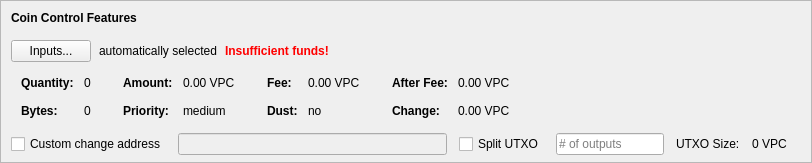
    <widget class="QFrame" name="frameCoinControl">
     <property name="sizePolicy">
      <sizepolicy hsizetype="Expanding" vsizetype="Expanding">
       <horstretch>0</horstretch>
       <verstretch>0</verstretch>
      </sizepolicy>
     </property>
     <property name="maximumSize">
      <size>
       <width>16777215</width>
       <height>16777215</height>
      </size>
     </property>
     <property name="frameShape">
      <enum>QFrame::StyledPanel</enum>
     </property>
     <property name="frameShadow">
      <enum>QFrame::Sunken</enum>
     </property>
     <layout class="QVBoxLayout" name="verticalLayoutCoinControl2">
      <property name="spacing">
       <number>0</number>
      </property>
      <property name="leftMargin">
       <number>0</number>
      </property>
      <property name="topMargin">
       <number>0</number>
      </property>
      <property name="rightMargin">
       <number>0</number>
      </property>
      <property name="bottomMargin">
       <number>6</number>
      </property>
      <item>
       <layout class="QVBoxLayout" name="verticalLayoutCoinControl" stretch="0,0,0,0,1">
        <property name="spacing">
         <number>0</number>
        </property>
        <property name="leftMargin">
         <number>10</number>
        </property>
        <property name="topMargin">
         <number>10</number>
        </property>
        <item>
         <layout class="QHBoxLayout" name="horizontalLayoutCoinControl1">
          <property name="bottomMargin">
           <number>15</number>
          </property>
          <item>
           <widget class="QLabel" name="labelCoinControlFeatures">
            <property name="sizePolicy">
             <sizepolicy hsizetype="Preferred" vsizetype="Maximum">
              <horstretch>0</horstretch>
              <verstretch>0</verstretch>
             </sizepolicy>
            </property>
            <property name="font">
             <font>
              <weight>75</weight>
              <bold>true</bold>
             </font>
            </property>
            <property name="styleSheet">
             <string notr="true">font-weight:bold;</string>
            </property>
            <property name="text">
             <string>Coin Control Features</string>
            </property>
           </widget>
          </item>
         </layout>
        </item>
        <item>
         <layout class="QHBoxLayout" name="horizontalLayoutCoinControl2" stretch="0,0,0,0">
          <property name="spacing">
           <number>8</number>
          </property>
          <property name="bottomMargin">
           <number>10</number>
          </property>
          <item>
           <widget class="QPushButton" name="pushButtonCoinControl">
            <property name="styleSheet">
             <string notr="true"/>
            </property>
            <property name="text">
             <string>Inputs...</string>
            </property>
            <property name="autoDefault">
             <bool>false</bool>
            </property>
           </widget>
          </item>
          <item>
           <widget class="QLabel" name="labelCoinControlAutomaticallySelected">
            <property name="text">
             <string>automatically selected</string>
            </property>
            <property name="margin">
             <number>5</number>
            </property>
           </widget>
          </item>
          <item>
           <widget class="QLabel" name="labelCoinControlInsuffFunds">
            <property name="font">
             <font>
              <weight>75</weight>
              <bold>true</bold>
             </font>
            </property>
            <property name="styleSheet">
             <string notr="true">color:red;font-weight:bold;</string>
            </property>
            <property name="text">
             <string>Insufficient funds!</string>
            </property>
            <property name="margin">
             <number>5</number>
            </property>
           </widget>
          </item>
          <item>
           <spacer name="horizontalSpacerCoinControl">
            <property name="orientation">
             <enum>Qt::Horizontal</enum>
            </property>
            <property name="sizeHint" stdset="0">
             <size>
              <width>40</width>
              <height>1</height>
             </size>
            </property>
           </spacer>
          </item>
         </layout>
        </item>
        <item>
         <widget class="QWidget" name="widgetCoinControl" native="true">
          <property name="sizePolicy">
           <sizepolicy hsizetype="Preferred" vsizetype="Preferred">
            <horstretch>0</horstretch>
            <verstretch>0</verstretch>
           </sizepolicy>
          </property>
          <property name="minimumSize">
           <size>
            <width>0</width>
            <height>0</height>
           </size>
          </property>
          <property name="styleSheet">
           <string notr="true"/>
          </property>
          <layout class="QHBoxLayout" name="horizontalLayoutCoinControl5">
           <property name="leftMargin">
            <number>0</number>
           </property>
           <property name="topMargin">
            <number>0</number>
           </property>
           <property name="rightMargin">
            <number>0</number>
           </property>
           <property name="bottomMargin">
            <number>0</number>
           </property>
           <item>
            <layout class="QHBoxLayout" name="horizontalLayoutCoinControl3" stretch="0,0,0,1">
             <property name="spacing">
              <number>20</number>
             </property>
             <property name="topMargin">
              <number>0</number>
             </property>
             <property name="bottomMargin">
              <number>10</number>
             </property>
             <item>
              <layout class="QFormLayout" name="formLayoutCoinControl1">
               <property name="horizontalSpacing">
                <number>10</number>
               </property>
               <property name="verticalSpacing">
                <number>14</number>
               </property>
               <property name="leftMargin">
                <number>10</number>
               </property>
               <property name="topMargin">
                <number>4</number>
               </property>
               <property name="rightMargin">
                <number>6</number>
               </property>
               <item row="0" column="0">
                <widget class="QLabel" name="labelCoinControlQuantityText">
                 <property name="font">
                  <font>
                   <weight>75</weight>
                   <bold>true</bold>
                  </font>
                 </property>
                 <property name="text">
                  <string>Quantity:</string>
                 </property>
                 <property name="margin">
                  <number>0</number>
                 </property>
                </widget>
               </item>
               <item row="0" column="1">
                <widget class="QLabel" name="labelCoinControlQuantity">
                 <property name="cursor">
                  <cursorShape>IBeamCursor</cursorShape>
                 </property>
                 <property name="contextMenuPolicy">
                  <enum>Qt::ActionsContextMenu</enum>
                 </property>
                 <property name="text">
                  <string notr="true">0</string>
                 </property>
                 <property name="margin">
                  <number>0</number>
                 </property>
                 <property name="textInteractionFlags">
                  <set>Qt::LinksAccessibleByMouse|Qt::TextSelectableByKeyboard|Qt::TextSelectableByMouse</set>
                 </property>
                </widget>
               </item>
               <item row="1" column="0">
                <widget class="QLabel" name="labelCoinControlBytesText">
                 <property name="font">
                  <font>
                   <weight>75</weight>
                   <bold>true</bold>
                  </font>
                 </property>
                 <property name="text">
                  <string>Bytes:</string>
                 </property>
                </widget>
               </item>
               <item row="1" column="1">
                <widget class="QLabel" name="labelCoinControlBytes">
                 <property name="cursor">
                  <cursorShape>IBeamCursor</cursorShape>
                 </property>
                 <property name="contextMenuPolicy">
                  <enum>Qt::ActionsContextMenu</enum>
                 </property>
                 <property name="text">
                  <string notr="true">0</string>
                 </property>
                 <property name="textInteractionFlags">
                  <set>Qt::LinksAccessibleByMouse|Qt::TextSelectableByKeyboard|Qt::TextSelectableByMouse</set>
                 </property>
                </widget>
               </item>
              </layout>
             </item>
             <item>
              <layout class="QFormLayout" name="formLayoutCoinControl2">
               <property name="horizontalSpacing">
                <number>10</number>
               </property>
               <property name="verticalSpacing">
                <number>14</number>
               </property>
               <property name="leftMargin">
                <number>6</number>
               </property>
               <property name="topMargin">
                <number>4</number>
               </property>
               <property name="rightMargin">
                <number>6</number>
               </property>
               <item row="0" column="0">
                <widget class="QLabel" name="labelCoinControlAmountText">
                 <property name="font">
                  <font>
                   <weight>75</weight>
                   <bold>true</bold>
                  </font>
                 </property>
                 <property name="text">
                  <string>Amount:</string>
                 </property>
                 <property name="margin">
                  <number>0</number>
                 </property>
                </widget>
               </item>
               <item row="0" column="1">
                <widget class="QLabel" name="labelCoinControlAmount">
                 <property name="cursor">
                  <cursorShape>IBeamCursor</cursorShape>
                 </property>
                 <property name="contextMenuPolicy">
                  <enum>Qt::ActionsContextMenu</enum>
                 </property>
                 <property name="text">
                  <string notr="true">0.00 VPC</string>
                 </property>
                 <property name="textInteractionFlags">
                  <set>Qt::LinksAccessibleByMouse|Qt::TextSelectableByKeyboard|Qt::TextSelectableByMouse</set>
                 </property>
                </widget>
               </item>
               <item row="1" column="0">
                <widget class="QLabel" name="labelCoinControlPriorityText">
                 <property name="font">
                  <font>
                   <weight>75</weight>
                   <bold>true</bold>
                  </font>
                 </property>
                 <property name="text">
                  <string>Priority:</string>
                 </property>
                </widget>
               </item>
               <item row="1" column="1">
                <widget class="QLabel" name="labelCoinControlPriority">
                 <property name="cursor">
                  <cursorShape>IBeamCursor</cursorShape>
                 </property>
                 <property name="contextMenuPolicy">
                  <enum>Qt::ActionsContextMenu</enum>
                 </property>
                 <property name="text">
                  <string>medium</string>
                 </property>
                 <property name="textInteractionFlags">
                  <set>Qt::LinksAccessibleByMouse|Qt::TextSelectableByKeyboard|Qt::TextSelectableByMouse</set>
                 </property>
                </widget>
               </item>
              </layout>
             </item>
             <item>
              <layout class="QFormLayout" name="formLayoutCoinControl3">
               <property name="horizontalSpacing">
                <number>10</number>
               </property>
               <property name="verticalSpacing">
                <number>14</number>
               </property>
               <property name="leftMargin">
                <number>6</number>
               </property>
               <property name="topMargin">
                <number>4</number>
               </property>
               <property name="rightMargin">
                <number>6</number>
               </property>
               <item row="0" column="0">
                <widget class="QLabel" name="labelCoinControlFeeText">
                 <property name="font">
                  <font>
                   <weight>75</weight>
                   <bold>true</bold>
                  </font>
                 </property>
                 <property name="text">
                  <string>Fee:</string>
                 </property>
                 <property name="margin">
                  <number>0</number>
                 </property>
                </widget>
               </item>
               <item row="0" column="1">
                <widget class="QLabel" name="labelCoinControlFee">
                 <property name="cursor">
                  <cursorShape>IBeamCursor</cursorShape>
                 </property>
                 <property name="contextMenuPolicy">
                  <enum>Qt::ActionsContextMenu</enum>
                 </property>
                 <property name="text">
                  <string notr="true">0.00 VPC</string>
                 </property>
                 <property name="textInteractionFlags">
                  <set>Qt::LinksAccessibleByMouse|Qt::TextSelectableByKeyboard|Qt::TextSelectableByMouse</set>
                 </property>
                </widget>
               </item>
               <item row="1" column="0">
                <widget class="QLabel" name="labelCoinControlLowOutputText">
                 <property name="font">
                  <font>
                   <weight>75</weight>
                   <bold>true</bold>
                  </font>
                 </property>
                 <property name="text">
                  <string>Dust:</string>
                 </property>
                </widget>
               </item>
               <item row="1" column="1">
                <widget class="QLabel" name="labelCoinControlLowOutput">
                 <property name="cursor">
                  <cursorShape>IBeamCursor</cursorShape>
                 </property>
                 <property name="contextMenuPolicy">
                  <enum>Qt::ActionsContextMenu</enum>
                 </property>
                 <property name="text">
                  <string>no</string>
                 </property>
                 <property name="textInteractionFlags">
                  <set>Qt::LinksAccessibleByMouse|Qt::TextSelectableByKeyboard|Qt::TextSelectableByMouse</set>
                 </property>
                </widget>
               </item>
              </layout>
             </item>
             <item>
              <layout class="QFormLayout" name="formLayoutCoinControl4">
               <property name="horizontalSpacing">
                <number>10</number>
               </property>
               <property name="verticalSpacing">
                <number>14</number>
               </property>
               <property name="leftMargin">
                <number>6</number>
               </property>
               <property name="topMargin">
                <number>4</number>
               </property>
               <property name="rightMargin">
                <number>6</number>
               </property>
               <item row="0" column="0">
                <widget class="QLabel" name="labelCoinControlAfterFeeText">
                 <property name="font">
                  <font>
                   <weight>75</weight>
                   <bold>true</bold>
                  </font>
                 </property>
                 <property name="text">
                  <string>After Fee:</string>
                 </property>
                 <property name="margin">
                  <number>0</number>
                 </property>
                </widget>
               </item>
               <item row="0" column="1">
                <widget class="QLabel" name="labelCoinControlAfterFee">
                 <property name="cursor">
                  <cursorShape>IBeamCursor</cursorShape>
                 </property>
                 <property name="contextMenuPolicy">
                  <enum>Qt::ActionsContextMenu</enum>
                 </property>
                 <property name="text">
                  <string notr="true">0.00 VPC</string>
                 </property>
                 <property name="textInteractionFlags">
                  <set>Qt::LinksAccessibleByMouse|Qt::TextSelectableByKeyboard|Qt::TextSelectableByMouse</set>
                 </property>
                </widget>
               </item>
               <item row="1" column="0">
                <widget class="QLabel" name="labelCoinControlChangeText">
                 <property name="font">
                  <font>
                   <weight>75</weight>
                   <bold>true</bold>
                  </font>
                 </property>
                 <property name="text">
                  <string>Change:</string>
                 </property>
                </widget>
               </item>
               <item row="1" column="1">
                <widget class="QLabel" name="labelCoinControlChange">
                 <property name="cursor">
                  <cursorShape>IBeamCursor</cursorShape>
                 </property>
                 <property name="contextMenuPolicy">
                  <enum>Qt::ActionsContextMenu</enum>
                 </property>
                 <property name="text">
                  <string notr="true">0.00 VPC</string>
                 </property>
                 <property name="textInteractionFlags">
                  <set>Qt::LinksAccessibleByMouse|Qt::TextSelectableByKeyboard|Qt::TextSelectableByMouse</set>
                 </property>
                </widget>
               </item>
              </layout>
             </item>
            </layout>
           </item>
          </layout>
         </widget>
        </item>
        <item>
         <layout class="QHBoxLayout" name="horizontalLayoutCoinControl4" stretch="0,0,0,0,0,0,0">
          <property name="spacing">
           <number>12</number>
          </property>
          <property name="sizeConstraint">
           <enum>QLayout::SetDefaultConstraint</enum>
          </property>
          <property name="topMargin">
           <number>5</number>
          </property>
          <property name="rightMargin">
           <number>5</number>
          </property>
          <item>
           <widget class="QCheckBox" name="checkBoxCoinControlChange">
            <property name="toolTip">
             <string>If this is activated, but the change address is empty or invalid, change will be sent to a newly generated address.</string>
            </property>
            <property name="text">
             <string>Custom change address</string>
            </property>
           </widget>
          </item>
          <item>
           <widget class="QValidatedLineEdit" name="lineEditCoinControlChange">
            <property name="enabled">
             <bool>false</bool>
            </property>
            <property name="sizePolicy">
             <sizepolicy hsizetype="Expanding" vsizetype="Fixed">
              <horstretch>0</horstretch>
              <verstretch>0</verstretch>
             </sizepolicy>
            </property>
           </widget>
          </item>
          <item>
           <widget class="QCheckBox" name="splitBlockCheckBox">
            <property name="text">
             <string>Split UTXO</string>
            </property>
           </widget>
          </item>
          <item>
           <widget class="QLineEdit" name="splitBlockLineEdit">
            <property name="sizePolicy">
             <sizepolicy hsizetype="Fixed" vsizetype="Fixed">
              <horstretch>50</horstretch>
              <verstretch>0</verstretch>
             </sizepolicy>
            </property>
            <property name="placeholderText">
             <string># of outputs</string>
            </property>
           </widget>
          </item>
          <item>
           <widget class="QLabel" name="labelBlockSizeText">
            <property name="text">
             <string>UTXO Size:</string>
            </property>
           </widget>
          </item>
          <item>
           <widget class="QLabel" name="labelBlockSize">
            <property name="text">
             <string>0 VPC</string>
            </property>
           </widget>
          </item>
          <item>
           <widget class="QLabel" name="labelCoinControlChangeLabel">
            <property name="sizePolicy">
             <sizepolicy hsizetype="Preferred" vsizetype="Expanding">
              <horstretch>0</horstretch>
              <verstretch>0</verstretch>
             </sizepolicy>
            </property>
            <property name="minimumSize">
             <size>
              <width>0</width>
              <height>0</height>
             </size>
            </property>
            <property name="text">
             <string/>
            </property>
            <property name="margin">
             <number>3</number>
            </property>
           </widget>
          </item>
         </layout>
        </item>
        <item>
         <spacer name="verticalSpacerCoinControl">
          <property name="orientation">
           <enum>Qt::Vertical</enum>
          </property>
          <property name="sizeHint" stdset="0">
           <size>
            <width>800</width>
            <height>1</height>
           </size>
          </property>
         </spacer>
        </item>
       </layout>
      </item>
     </layout>
    </widget>
